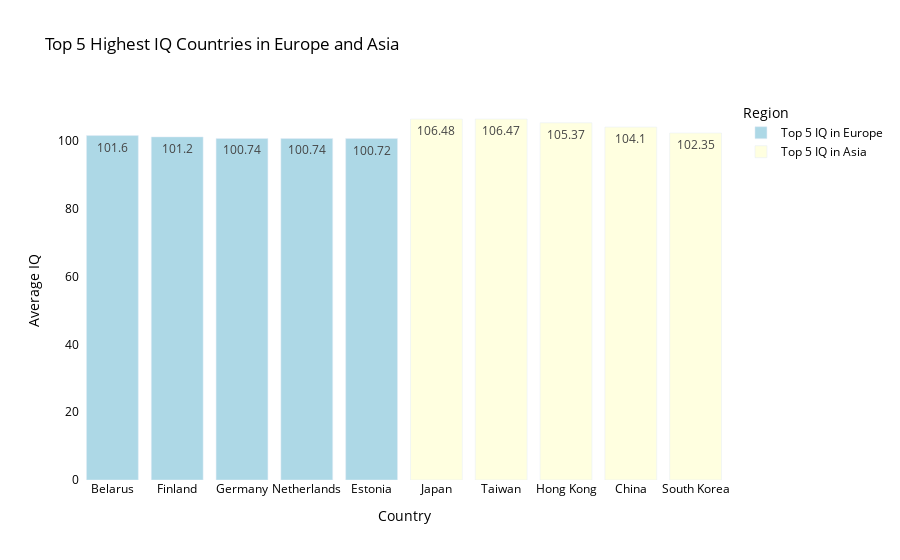

Write notebook code for a chart like this one.
### Code cell
# Filter for Europe and Asia
df_europe = df[df['Continent'] == 'Europe'].nlargest(5, AverageIQColName)
df_asia = df[df['Continent'] == 'Asia'].nlargest(5, AverageIQColName)

fig = go.Figure()

# Top-5 for Europe
fig.add_trace(go.Bar(
    x=df_europe[CountryColName],
    y=df_europe[AverageIQColName],
    name='Top 5 IQ in Europe',
    marker=dict(color='lightblue'),
    text=df_europe[AverageIQColName],  
    hoverinfo='text+y'
))

# Top-5 for Asia
fig.add_trace(go.Bar(
    x=df_asia[CountryColName],
    y=df_asia[AverageIQColName],
    name='Top 5 IQ in Asia',
    marker=dict(color='lightyellow'),
    text=df_asia[AverageIQColName],  
    hoverinfo='text+y'
))

# Build Top-5 Europe and Asia
fig.update_layout(
    title="Top 5 Highest IQ Countries in Europe and Asia",
    xaxis_title="Country",
    yaxis_title="Average IQ",
    barmode='group', 
    plot_bgcolor='white',
    paper_bgcolor='white',
    font=dict(color='black'),
    legend_title="Region"
)

pyo.init_notebook_mode(connected=True)
pyo.iplot(fig)

### Figure 1 — Plotly figure (JSON) as saved in the notebook; plotly's stock layout.template omitted (floating-point values rounded to 4 significant figures)
{"data": [{"hoverinfo": "text+y", "marker": {"color": "lightblue"}, "name": "Top 5 IQ in Europe", "text": [101.6, 101.2, 100.7, 100.7, 100.7], "type": "bar", "x": ["Belarus", "Finland", "Germany", "Netherlands", "Estonia"], "y": [101.6, 101.2, 100.7, 100.7, 100.7]}, {"hoverinfo": "text+y", "marker": {"color": "lightyellow"}, "name": "Top 5 IQ in Asia", "text": [106.5, 106.5, 105.4, 104.1, 102.3], "type": "bar", "x": ["Japan", "Taiwan", "Hong Kong", "China", "South Korea"], "y": [106.5, 106.5, 105.4, 104.1, 102.3]}], "layout": {"barmode": "group", "font": {"color": "black"}, "legend": {"title": {"text": "Region"}}, "paper_bgcolor": "white", "plot_bgcolor": "white", "title": {"text": "Top 5 Highest IQ Countries in Europe and Asia"}, "xaxis": {"title": {"text": "Country"}}, "yaxis": {"title": {"text": "Average IQ"}}}}
